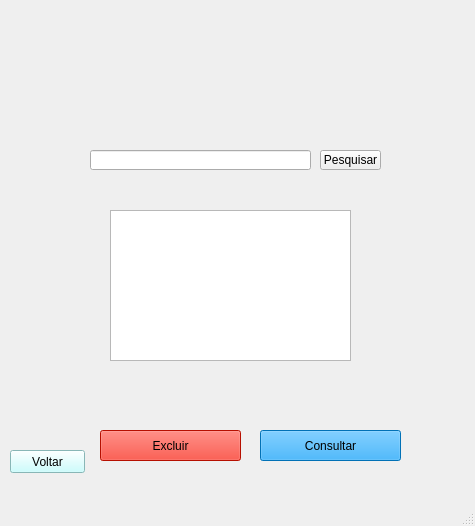
<?xml version="1.0" encoding="UTF-8"?>
<ui version="4.0">
 <class>MainWindow</class>
 <widget class="QMainWindow" name="MainWindow">
  <property name="geometry">
   <rect>
    <x>0</x>
    <y>0</y>
    <width>475</width>
    <height>526</height>
   </rect>
  </property>
  <property name="windowTitle">
   <string>MainWindow</string>
  </property>
  <widget class="QWidget" name="centralwidget">
   <widget class="QLineEdit" name="txt_nome">
    <property name="geometry">
     <rect>
      <x>90</x>
      <y>150</y>
      <width>221</width>
      <height>20</height>
     </rect>
    </property>
    <property name="text">
     <string/>
    </property>
   </widget>
   <widget class="QPushButton" name="btn_CadastroPet">
    <property name="geometry">
     <rect>
      <x>260</x>
      <y>430</y>
      <width>141</width>
      <height>31</height>
     </rect>
    </property>
    <property name="styleSheet">
     <string notr="true">background-color: rgb(2, 158, 255);</string>
    </property>
    <property name="text">
     <string>Consultar</string>
    </property>
   </widget>
   <widget class="QLabel" name="label_3">
    <property name="geometry">
     <rect>
      <x>40</x>
      <y>190</y>
      <width>21</width>
      <height>20</height>
     </rect>
    </property>
    <property name="text">
     <string/>
    </property>
    <property name="pixmap">
     <pixmap>../../../../Downloads/do-utilizador.png</pixmap>
    </property>
    <property name="scaledContents">
     <bool>true</bool>
    </property>
   </widget>
   <widget class="QLabel" name="label_2">
    <property name="geometry">
     <rect>
      <x>41</x>
      <y>220</y>
      <width>20</width>
      <height>20</height>
     </rect>
    </property>
    <property name="text">
     <string/>
    </property>
    <property name="pixmap">
     <pixmap>../../../../Downloads/2370264.png</pixmap>
    </property>
    <property name="scaledContents">
     <bool>true</bool>
    </property>
   </widget>
   <widget class="QLabel" name="label_4">
    <property name="geometry">
     <rect>
      <x>40</x>
      <y>250</y>
      <width>21</width>
      <height>16</height>
     </rect>
    </property>
    <property name="text">
     <string/>
    </property>
    <property name="pixmap">
     <pixmap>../../../../Downloads/847345.png</pixmap>
    </property>
    <property name="scaledContents">
     <bool>true</bool>
    </property>
   </widget>
   <widget class="QLabel" name="label_5">
    <property name="geometry">
     <rect>
      <x>226</x>
      <y>220</y>
      <width>20</width>
      <height>20</height>
     </rect>
    </property>
    <property name="text">
     <string/>
    </property>
    <property name="pixmap">
     <pixmap>../../../../Downloads/86259.png</pixmap>
    </property>
    <property name="scaledContents">
     <bool>true</bool>
    </property>
   </widget>
   <widget class="QLabel" name="label_6">
    <property name="geometry">
     <rect>
      <x>40</x>
      <y>310</y>
      <width>31</width>
      <height>16</height>
     </rect>
    </property>
    <property name="text">
     <string/>
    </property>
    <property name="pixmap">
     <pixmap>../../../../Downloads/84109.png</pixmap>
    </property>
    <property name="scaledContents">
     <bool>true</bool>
    </property>
   </widget>
   <widget class="QLabel" name="label_7">
    <property name="geometry">
     <rect>
      <x>226</x>
      <y>190</y>
      <width>21</width>
      <height>20</height>
     </rect>
    </property>
    <property name="text">
     <string/>
    </property>
    <property name="pixmap">
     <pixmap>../../../../Downloads/3dc08a5fd507c7cd664b60487907f0c1.png</pixmap>
    </property>
    <property name="scaledContents">
     <bool>true</bool>
    </property>
   </widget>
   <widget class="QLabel" name="label_8">
    <property name="geometry">
     <rect>
      <x>222</x>
      <y>250</y>
      <width>20</width>
      <height>20</height>
     </rect>
    </property>
    <property name="text">
     <string/>
    </property>
    <property name="pixmap">
     <pixmap>../../../../Downloads/seta virada.png</pixmap>
    </property>
    <property name="scaledContents">
     <bool>true</bool>
    </property>
   </widget>
   <widget class="QLabel" name="label_9">
    <property name="geometry">
     <rect>
      <x>218</x>
      <y>280</y>
      <width>20</width>
      <height>20</height>
     </rect>
    </property>
    <property name="text">
     <string/>
    </property>
    <property name="pixmap">
     <pixmap>../../../../Downloads/MicrosoftTeams-image (13).png</pixmap>
    </property>
    <property name="scaledContents">
     <bool>true</bool>
    </property>
   </widget>
   <widget class="QLabel" name="label_10">
    <property name="geometry">
     <rect>
      <x>220</x>
      <y>310</y>
      <width>20</width>
      <height>16</height>
     </rect>
    </property>
    <property name="text">
     <string/>
    </property>
    <property name="pixmap">
     <pixmap>../../../../Downloads/MicrosoftTeams-image (14).png</pixmap>
    </property>
    <property name="scaledContents">
     <bool>true</bool>
    </property>
   </widget>
   <widget class="QLabel" name="label_11">
    <property name="geometry">
     <rect>
      <x>40</x>
      <y>279</y>
      <width>21</width>
      <height>21</height>
     </rect>
    </property>
    <property name="text">
     <string/>
    </property>
    <property name="pixmap">
     <pixmap>../../../../Downloads/MicrosoftTeams-image (15).png</pixmap>
    </property>
    <property name="scaledContents">
     <bool>true</bool>
    </property>
   </widget>
   <widget class="QPushButton" name="btn_voltar">
    <property name="geometry">
     <rect>
      <x>10</x>
      <y>450</y>
      <width>75</width>
      <height>23</height>
     </rect>
    </property>
    <property name="styleSheet">
     <string notr="true">background-color: rgb(190, 255, 255);</string>
    </property>
    <property name="text">
     <string>Voltar</string>
    </property>
   </widget>
   <widget class="QLabel" name="label">
    <property name="geometry">
     <rect>
      <x>0</x>
      <y>-40</y>
      <width>481</width>
      <height>571</height>
     </rect>
    </property>
    <property name="text">
     <string/>
    </property>
    <property name="pixmap">
     <pixmap>../../Downloads/Tela  Atualização.png</pixmap>
    </property>
   </widget>
   <widget class="QPushButton" name="btn_CadastroPet_2">
    <property name="geometry">
     <rect>
      <x>100</x>
      <y>430</y>
      <width>141</width>
      <height>31</height>
     </rect>
    </property>
    <property name="styleSheet">
     <string notr="true">background-color: rgb(255, 21, 0);</string>
    </property>
    <property name="text">
     <string>Excluir</string>
    </property>
   </widget>
   <widget class="QTableWidget" name="tableWidget">
    <property name="geometry">
     <rect>
      <x>110</x>
      <y>210</y>
      <width>241</width>
      <height>151</height>
     </rect>
    </property>
   </widget>
   <widget class="QPushButton" name="pushButton">
    <property name="geometry">
     <rect>
      <x>320</x>
      <y>150</y>
      <width>61</width>
      <height>20</height>
     </rect>
    </property>
    <property name="text">
     <string>Pesquisar</string>
    </property>
   </widget>
   <zorder>label</zorder>
   <zorder>txt_nome</zorder>
   <zorder>btn_CadastroPet</zorder>
   <zorder>label_3</zorder>
   <zorder>label_2</zorder>
   <zorder>label_4</zorder>
   <zorder>label_5</zorder>
   <zorder>label_6</zorder>
   <zorder>label_7</zorder>
   <zorder>label_8</zorder>
   <zorder>label_9</zorder>
   <zorder>label_10</zorder>
   <zorder>label_11</zorder>
   <zorder>btn_voltar</zorder>
   <zorder>btn_CadastroPet_2</zorder>
   <zorder>tableWidget</zorder>
   <zorder>pushButton</zorder>
  </widget>
  <widget class="QMenuBar" name="menubar">
   <property name="geometry">
    <rect>
     <x>0</x>
     <y>0</y>
     <width>475</width>
     <height>21</height>
    </rect>
   </property>
  </widget>
  <widget class="QStatusBar" name="statusbar"/>
 </widget>
 <resources/>
 <connections/>
</ui>
